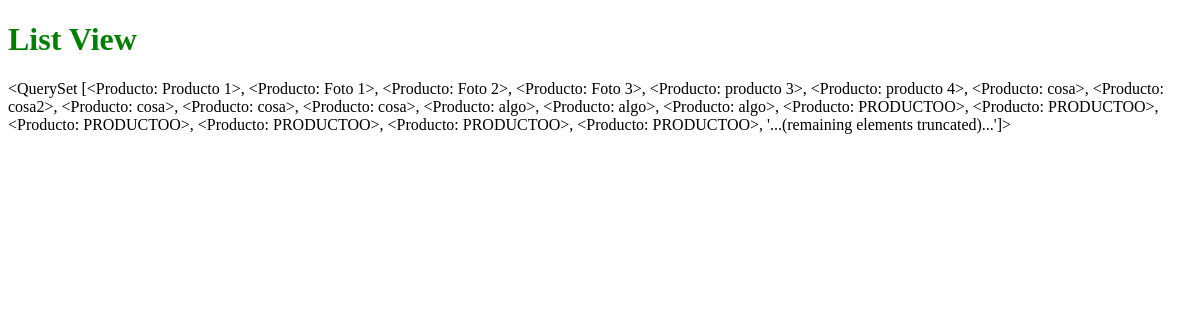
The app's page /list/, older data.
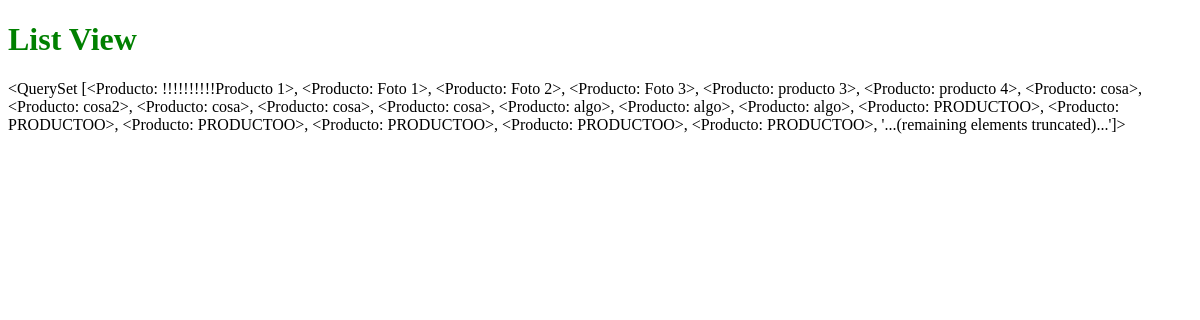
The same page, newer data.
### productos/models.py (models this page shows)
class Producto(models.Model):
	titulo = models.CharField(max_length=120)
	descripcion = models.TextField(null=True)
	slug = models.SlugField(blank=True) #unique=True
	precio = models.DecimalField(max_digits=50, decimal_places=2, default=9.99) #100.00
	precio_rebajas = models.DecimalField(max_digits=50, decimal_places=2, default=6.99, blank=True, null=True) #100.00
	def __unicode__(self): #Python 3 __str__
		return self.titulo

### productos/views.py (the view)
# urls.py: url(r'^list/$', 'productos.views.list_view', name='list_view'),
def list_view(request):
	template = "list_view.html"
	queryset = Producto.objects.all()
	context = {
		"queryset": queryset
	}
	print request
	return render(request, template, context)

### templates/list_view.html (shortened to what this page needs)
{% extends 'base.html' %}
{% block content %}
<h1>List View</h1>
<p>{{ queryset}}</p>
{% endblock %}

Row changes from the older to the newer data that the page shows:
changed Producto: titulo.titulo "<QuerySet [<Producto: Producto 1>, <Producto: Foto 1>,…" → "<QuerySet [<Producto: !!!!!!!!!!Producto 1>, <Producto: Foto 1>,…"
